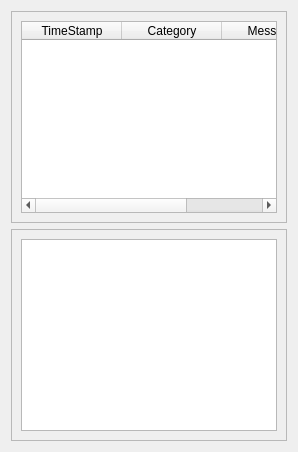
                     <widget class="QWidget" name="log_page">
                      <property name="sizePolicy">
                       <sizepolicy hsizetype="Expanding" vsizetype="Preferred">
                        <horstretch>0</horstretch>
                        <verstretch>0</verstretch>
                       </sizepolicy>
                      </property>
                      <layout class="QVBoxLayout" name="verticalLayout_21">
                       <item>
                        <widget class="QFrame" name="frame_2">
                         <property name="sizePolicy">
                          <sizepolicy hsizetype="Preferred" vsizetype="Preferred">
                           <horstretch>0</horstretch>
                           <verstretch>1</verstretch>
                          </sizepolicy>
                         </property>
                         <property name="frameShape">
                          <enum>QFrame::StyledPanel</enum>
                         </property>
                         <property name="frameShadow">
                          <enum>QFrame::Raised</enum>
                         </property>
                         <layout class="QVBoxLayout" name="verticalLayout_23">
                          <item>
                           <widget class="QTableWidget" name="log_timestamp">
                            <column>
                             <property name="text">
                              <string>TimeStamp</string>
                             </property>
                            </column>
                            <column>
                             <property name="text">
                              <string>Category</string>
                             </property>
                            </column>
                            <column>
                             <property name="text">
                              <string>Message</string>
                             </property>
                            </column>
                           </widget>
                          </item>
                         </layout>
                        </widget>
                       </item>
                       <item>
                        <widget class="QFrame" name="frame">
                         <property name="sizePolicy">
                          <sizepolicy hsizetype="Preferred" vsizetype="Preferred">
                           <horstretch>0</horstretch>
                           <verstretch>1</verstretch>
                          </sizepolicy>
                         </property>
                         <property name="frameShape">
                          <enum>QFrame::StyledPanel</enum>
                         </property>
                         <property name="frameShadow">
                          <enum>QFrame::Raised</enum>
                         </property>
                         <layout class="QVBoxLayout" name="verticalLayout_22">
                          <item>
                           <widget class="QPlainTextEdit" name="log_console"/>
                          </item>
                         </layout>
                        </widget>
                       </item>
                      </layout>
                     </widget>
